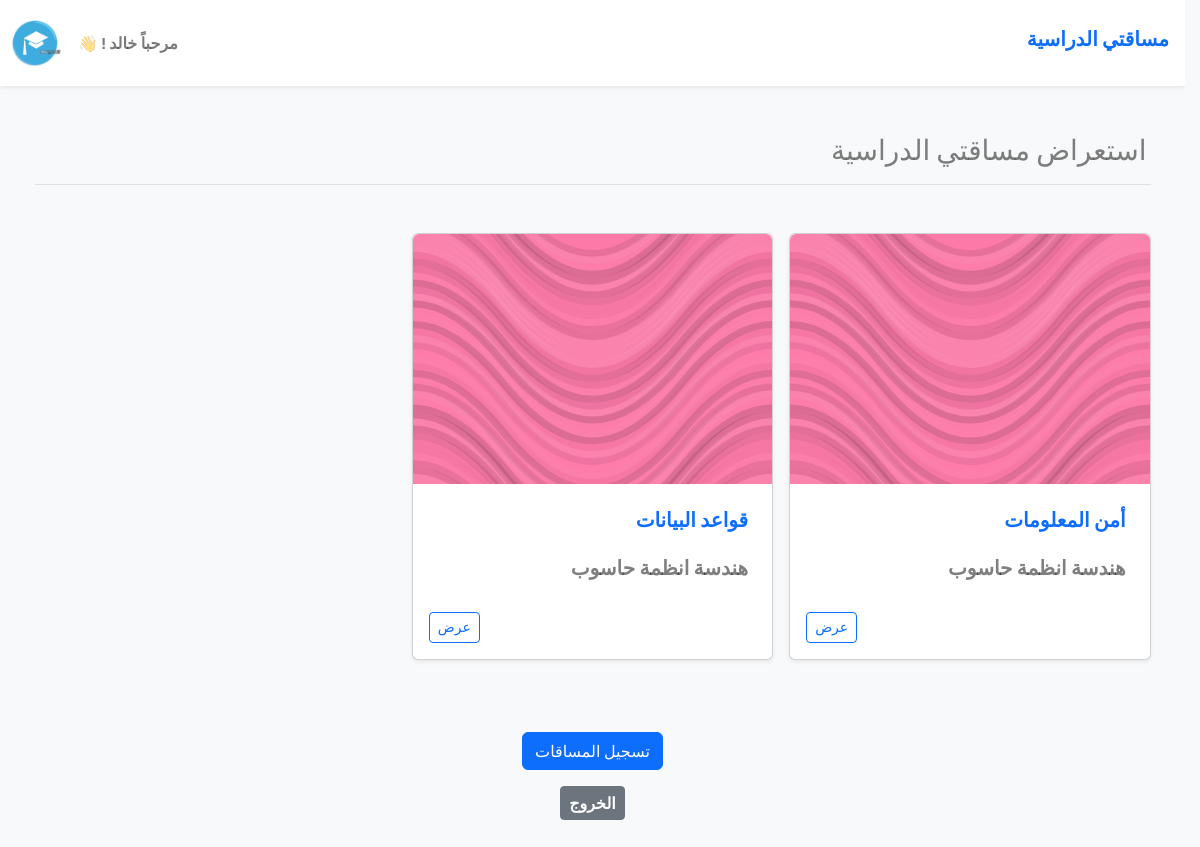
The app's page /student/dashboard (signed in) with its own data.
### tables this page shows
CREATE TABLE `courses` (
  `id` int NOT NULL AUTO_INCREMENT,
  `name` varchar(255) NOT NULL,
  `hour_num` int NOT NULL,
  `level_year` int NOT NULL,
  `instructor_id` int NOT NULL,
  `major_id` int NOT NULL,
  `semster_id` int NOT NULL,
  PRIMARY KEY (`id`),
  UNIQUE KEY `name` (`name`),
  KEY `courses_instructors` (`instructor_id`),
  KEY `courses_semster` (`semster_id`),
  KEY `courses_majors` (`major_id`),
  CONSTRAINT `courses_instructors` FOREIGN KEY (`instructor_id`) REFERENCES `instructors` (`id`) ON DELETE CASCADE ON UPDATE CASCADE,
  CONSTRAINT `courses_majors` FOREIGN KEY (`major_id`) REFERENCES `majors` (`id`) ON DELETE CASCADE ON UPDATE CASCADE,
  CONSTRAINT `courses_semster` FOREIGN KEY (`semster_id`) REFERENCES `semster` (`id`) ON DELETE CASCADE ON UPDATE CASCADE
);

CREATE TABLE `majors` (
  `id` int NOT NULL AUTO_INCREMENT,
  `name` varchar(255) NOT NULL,
  `overview` varchar(255) NOT NULL,
  `img` varchar(255) NOT NULL,
  `collage_id` int NOT NULL,
  PRIMARY KEY (`id`),
  UNIQUE KEY `name` (`name`),
  UNIQUE KEY `overview` (`overview`),
  KEY `collage_majors` (`collage_id`),
  CONSTRAINT `collage_majors` FOREIGN KEY (`collage_id`) REFERENCES `collage` (`id`) ON DELETE CASCADE ON UPDATE CASCADE
);

### Core/function.php (called while the page is built, shortened)
<?php
function base_path(string $path): string {
  return BASE_PATH . $path;
}
function view(string $path, $attr = []): void {
  extract($attr);
  require base_path("views/{$path}");
}

### Http/controllers/student/dashboard.php (called while the page is built, shortened)
<?php
$student = App::resolve(Database::class)->query(
    'SELECT id
     FROM students
     WHERE user_id = :user_id',
    [
        'user_id' => Session::get('user')['id']
    ]
)->findOrFail();
$studentId = $student['id'];
$myCourses = App::resolve(Database::class)->query(
    'SELECT c.name, m.name AS major_name, src.course_id AS course_id
     FROM courses c
     JOIN student_register_courses src
     ON src.course_id = c.id
     JOIN majors m
     ON c.major_id = m.id
     WHERE src.student_id = :student_id', [
        'student_id' => $studentId
     ]
)->get();
 view('student/dashboard.view.php', [
     'heading'        => 'مساقتي الدراسية',
     'myCourses'      => $myCourses,
     'fullName'       => "مرحباً " . explode(' ',  Session::get('user')['full_name'])[0]. " ! 👋"
]);

### public/index.php (called while the page is built, shortened)
<?php
require BASE_PATH.'Core/function.php';
require base_path('bootstrap.php');
$router = new \Core\Router();
$uri = parse_url($_SERVER['REQUEST_URI'])['path'];
$method = $_POST['__method'] ?? $_SERVER['REQUEST_METHOD'];
try {
   $router->route($uri, $method);
}
catch (ValidationException $exception) {
 Session::flash('errors', $exception->errors);
 Session::flash('old', $exception->old);
 return redirect($router->previousUrl());
}

### Core/App.php (called while the page is built, shortened)
<?php
class App {
  protected static $container;
  public static function setContainer($container): void {
     static::$container = $container;
  }
  public static function getContainer(): mixed {
     return static::$container;
  }
  public static function resolve($key): mixed {
     return static::getContainer()->resolve($key);
  }
}

### Core/Container.php (called while the page is built, shortened)
<?php
class Container {
    protected $bindings = [];
    public function bind(string $key,  $func): void {
     $this->bindings[$key] = $func;
    }
    public function resolve(string $key): mixed {
        $resolver = $this->bindings[$key];
        return call_user_func($resolver);
    }
}

### config.php (called while the page is built)
<?php
return [
     'database' => [
        'host' => 'localhost',
        'port' => 3306,
        'dbname' => 'e_learning',
        'charset' => 'utf8mb4'
     ],
];

### bootstrap.php (called while the page is built, shortened)
<?php
$container = new Container();
$container->bind('Core\Database', function() {
    $config = require base_path("config.php");
    return new Database($config['database']);
});

### Core/Database.php (called while the page is built, shortened)
<?php
class Database {
    public $conn;
    public $stmt;
    public function __construct(array $config, $username = 'root', $password = 'root') {
      $dsn = 'mysql:'. http_build_query($config, "", ";");
      $this->conn = new PDO($dsn, $username, $password, [
        PDO::ATTR_DEFAULT_FETCH_MODE => PDO::FETCH_ASSOC
        ]);
    }
    public function query($query, $params = []): static {
      $this->stmt = $this->conn->prepare($query);
      $this->stmt->execute($params);
      return $this;
    }
    public function get(): array {
      return $this->stmt->fetchAll();
    }
    public function find(): mixed {
      return $this->stmt->fetch();
    }
    public function findOrFail(): mixed {
      $result = $this->find();
        return $result;
    }
}

### Core/Session.php (called while the page is built, shortened)
<?php
class Session {
    public static function get(string $key, $default = null): mixed {
        return $_SESSION['_flash'][$key] ?? $_SESSION[$key] ?? $default;
    }
}

### views/student/dashboard.view.php (the view)
<?php require base_path('views/partials/head.php') ?>
<body class="bg-body-tertiary">
  <?php require base_path('views/partials/nav.php') ?>
 <main>
   <div class="container py-5">
      <h5 class="mb-5 fs-3 text-black-50 border-bottom pb-3 px-1">استعراض مساقتي الدراسية</h5>
    <div class="row row-cols-sm-1 row-cols-md-2 row-cols-lg-3 g-3">
     <?php foreach($myCourses as $Mycourse) : ?>
       <div class="col">
         <div class="card overflow-hidden p-0 shadow-sm mb-4">
          <img src="/assets/imgs/course-background.svg" class="major-img w-100 rounded-top"  style="height: 250px;" alt="course-image">
          <div class="card-body">
              <h3 class="card-title mb-2 p-2 fs-5 fw-bold text-primary"><?= $Mycourse['name'] ?></h3>
              <h3 class="card-title mb-2 p-2 fs-5 fw-bold text-black-50"><?= $Mycourse['major_name'] ?></h3>
              <div class="d-flex justify-content-end align-items-center mt-4">
                  <a href="/student/my/courses?id=<?= $Mycourse['course_id'] ?>"  class="btn btn-sm btn-outline-primary">عرض</a>
              </div>
           </div>
          </div>
        </div>
       <?php endforeach; ?>
       </div>
       <div class="d-flex flex-column justify-content-center mt-5 align-items-center">
         <a href="/student/courses/major" class="btn btn-primary fs-6"> تسجيل المساقات</a>
         <a href="/logout"  class="btn btn-secondary btn-sm m-3 fs-6 fw-bold">الخروج</a>
       </div>
   </div>
</main>
<?php require base_path('views/partials/footer.php') ?>

### Core/Router.php (shortened to what this page needs)
<?php
class Router {
    protected $routes = [];
    public function add($method, string $uri, $controller): static {
        $this->routes[] = [
            'uri' =>  $uri,
            'controller' => $controller,
            'method' => $method,
            'middleware' => null
        ];
        return $this;
    }
    public function only($key): static {
        $this->routes[array_key_last($this->routes)]['middleware'] = $key;
        return $this;
    }
    public function route (string $uri, $method) {
      foreach($this->routes as $route) {
        if($route ['uri'] ===  $uri && $route['method'] === strtoupper($method)) {
          return require base_path('Http/controllers/'.$route['controller']);
        }
      }
    }
}

### views/partials/head.php (shortened to what this page needs)
<!DOCTYPE html>
<html lang="ar" dir="rtl">
 <head>
    <link rel="stylesheet" href='/assets/css/bootstrap.rtl.min.css'>
    <link rel="stylesheet" href='/assets/css/all.min.css'>
    <link rel="stylesheet" href='/assets/css/e-learn.css'>
 </head>

### views/partials/nav.php
<nav class="navbar navbar-expand-lg navbar-light py-2 bg-white shadow-sm w-100">
   <h3 class="navbar-brand text-primary ms-3 fw-bold"><?= $heading ?? 'لوحة التحكم' ?></h3>
   <div class="collapse navbar-collapse border-0" id="nav">
     <ul class="navbar-nav ms-auto">
       <li class="nav-item welcome-link"><span class="nav-link welcome-message fs-6 fw-bold"><?=  $fullName ?? '' ?></span></li>
       <li class="nav-item"><img src="/assets/imgs/logo.jpg" alt="logo" width="70" height="70" class="nav-link rounded-circle"></li>
     </ul>
   </div>
</nav>

### views/partials/footer.php (shortened to what this page needs)
 </body>
</html>

### public/assets/css/e-learn.css (style rules this page uses)
:root { --transition: 0.3s; --main-color : #0d6efd; --secound-color: #ccc; }
html { scroll-behavior: smooth; overflow-y: auto; scrollbar-gutter: stable; }
body { font-family: 'Cairo', sans-serif; direction: rtl; text-align: right; margin: 0; }
.welcome-link { align-self: center; }
.welcome-message { transition: var(--transition); font-weight: 500; opacity: 0.8; }

### records on screen
courses: name "أمن المعلومات", major.name "هندسة انظمة حاسوب"
courses: name "قواعد البيانات", major.name "هندسة انظمة حاسوب"
